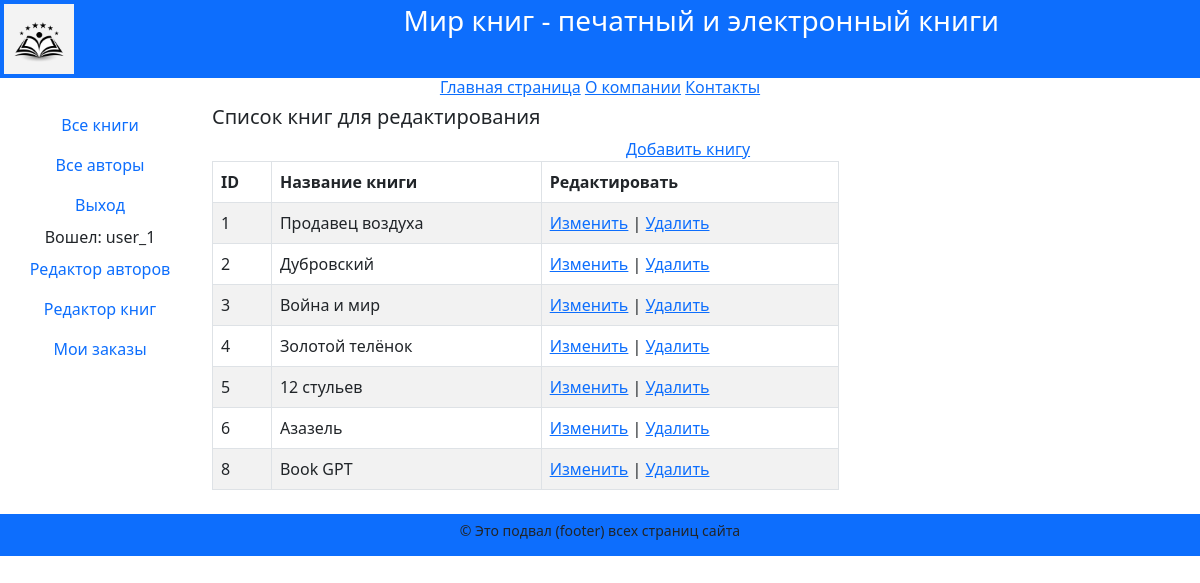
Page /edit_books/ (signed in) on the committed database.
### catalog/models.py (models this page shows, shortened)
class Book(models.Model):
    title = models.CharField(
        max_length=200,
        help_text="Введите название книги",
        verbose_name="Название книги",
    )
    genre = models.ForeignKey(
        "Genre",
        on_delete=models.CASCADE,
        null=True,
        help_text="Выберите жанр книги",
        verbose_name="Жанр книги",
    )
    language = models.ForeignKey(
        "Language",
        on_delete=models.CASCADE,
        null=True,
        help_text="Выберите язык книги",
        verbose_name="Язык книги",
    )
    publisher = models.ForeignKey(
        "Publisher",
        on_delete=models.CASCADE,
        null=True,
        help_text="Выберите издательство",
        verbose_name="Издательство",
    )
    year = models.CharField(
        max_length=4,
        help_text="Введите год издания",
        verbose_name="Год издания",
    )
    author = models.ManyToManyField(
        "Author",
        help_text="Выберите автора (авторов) книги",
        verbose_name="Автор (авторы) книги",
    )
    summary = models.TextField(
        max_length=1000,
        help_text="Введите краткое описание книги",
        verbose_name="Аннотация книги",
    )
    isbn = models.CharField(
        max_length=13,
        help_text="Должно содержать 13 символов",
        verbose_name="ISBN книги",
    )
    price = models.DecimalField(
        decimal_places=2,
        max_digits=7,
        help_text="Введите цену книги",
        verbose_name="Цена (руб.)",
    )
    photo = models.ImageField(
        upload_to="images",
        help_text="Загрузите изображение обложки",
        verbose_name="Изображение обложки",
    )
    def display_author(self):
        return ", ".join([author.last_name for author in self.author.all()])
    display_author.short_description = "Авторы"

### catalog/views.py (the view)
# urls.py: path("edit_books/", views.edit_books, name="edit_books"),
def edit_books(request: HttpRequest) -> HttpResponse:
    books = Book.objects.all()
    context = {"books": books}
    return render(request, "catalog/edit_books.html", context=context)

### catalog/templates/catalog/edit_books.html (shortened to what this page needs)
{% extends "base.html" %}
{% block content %}
<div class="row text-start lh-2">
  <h5>Список книг для редактирования</h5>
</div>
<div class="row">
  <a href="{% url 'book_create' %}">Добавить книгу</a>
  <div class="col-8">
    <table class="table table-striped table-bordered text-start">
      <thead>
        <tr>
          <th>ID</th>
          <th>Название книги</th>
          <th>Редактировать</th>
        </tr>
      </thead>
      <tbody>
        {% if books %}
        {% for book in books.all %}
        <tr>
          <td>{{book.pk}}</td>
          <td>{{book.title}}</td>
          <td>
            <a href="{% url 'book_update' book.pk %}">Изменить</a> |
            <a href="{% url 'book_delete' book.pk %}">Удалить</a>
          </td>
        </tr>
        {% endfor %}
        {% else %}
        <p>В базе данных нет книг</p>
        {% endif %}
      </tbody>
    </table>
  </div>
  <div class="col-2"></div>
</div>
{% endblock content %}

### templates/base.html (shortened to what this page needs)
<!DOCTYPE html>
<html lang="en">
<head>
  {% load static %}
  <link rel="stylesheet" href="{% static 'css/bootstrap.min.css' %}">
</head>
<body>
  <div class="container-fluid p-1 bg-primary text-white text-center">
    <div class="row">
      <div class="col-2 text-start">
        <img src="{% static 'images/pp100.jpg' %}" width="70" height="70">
      </div>
      <div class="col-10">
        <h3>Мир книг - печатный и электронный книги</h3>
      </div>
    </div>
  </div>
  <div class="container-fluid">
    <div class="row bg-warnig text-center">
      <h6>
        <a href="{% url 'index' %}">Главная страница</a>
        <a href="{% url 'about' %}">О компании</a>
        <a href="{% url 'contact' %}">Контакты</a>
      </h6>
    </div>
  </div>
  <div class="container-fluid">
    <div class="row text-center text-body">
      <div class="col-2">
        {% block sidebar %}
        <nav class="nav flex-column">
          <a class="nav-link" href="{% url 'books' %}">Все книги</a>
          <a class="nav-link" href="{% url 'authors-list' %}">Все авторы</a>
          {% if user.is_authenticated %}
          <a class="nav-link" href="{% url 'logout' %}?next={{request.path}}">Выход</a>
          <div>Вошел: {{user.get_username}}</div>
          <a class="nav-link" href="{% url 'edit-authors-list' %}">Редактор авторов</a>
          <a class="nav-link" href="{% url 'edit_books' %}">Редактор книг</a>
          <a class="nav-link" href="{% url 'my-borrowed' %}">Мои заказы</a>
          {% else %}
          <a class="nav-link" href="{% url 'login' %}?next={{request.path}}">Вход</a>
          {% endif %}
        </nav>
        {% endblock %}
      </div>
      <div class="col-10">
        <div class="row text-center">
          {% block content %}
          {% endblock %}
        </div>
      </div>
    </div>
  </div>
  <div class="container-fluid">
    <div class="row bg-primary text-center text-dark small lh-sm pt-2 my-2">
      {% block footer %}
      <p>&copy; Это подвал (footer) всех страниц сайта</p>
      {% endblock %}
    </div>
  </div>
</body>
</html>

### rows in the picture
Book: pk "1", title "Продавец воздуха"
Book: pk "2", title "Дубровский"
Book: pk "3", title "Война и мир"
Book: pk "4", title "Золотой телёнок"
Book: pk "5", title "12 стульев"
Book: pk "6", title "Азазель"
Book: pk "8", title "Book GPT"

### other values in the picture
{{ user.get_username }} "user_1"
